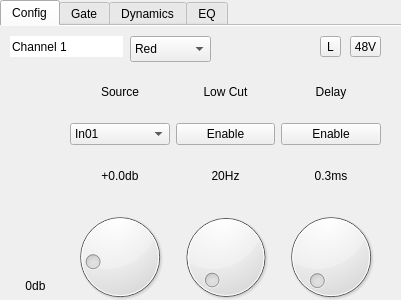
<?xml version="1.0" encoding="UTF-8"?>
<ui version="4.0">
 <class>Form</class>
 <widget class="QWidget" name="Form">
  <property name="geometry">
   <rect>
    <x>0</x>
    <y>0</y>
    <width>401</width>
    <height>300</height>
   </rect>
  </property>
  <property name="windowTitle">
   <string>Form</string>
  </property>
  <widget class="QTabWidget" name="tabWidget">
   <property name="geometry">
    <rect>
     <x>0</x>
     <y>0</y>
     <width>401</width>
     <height>301</height>
    </rect>
   </property>
   <property name="currentIndex">
    <number>0</number>
   </property>
   <property name="documentMode">
    <bool>true</bool>
   </property>
   <widget class="QWidget" name="config">
    <attribute name="title">
     <string>Config</string>
    </attribute>
    <widget class="QToolButton" name="_linkToggle">
     <property name="geometry">
      <rect>
       <x>320</x>
       <y>10</y>
       <width>21</width>
       <height>21</height>
      </rect>
     </property>
     <property name="text">
      <string>L</string>
     </property>
     <property name="checkable">
      <bool>true</bool>
     </property>
    </widget>
    <widget class="QToolButton" name="_phantomToggle">
     <property name="geometry">
      <rect>
       <x>350</x>
       <y>10</y>
       <width>31</width>
       <height>21</height>
      </rect>
     </property>
     <property name="text">
      <string>48V</string>
     </property>
     <property name="checkable">
      <bool>true</bool>
     </property>
    </widget>
    <widget class="QLineEdit" name="_channelName">
     <property name="geometry">
      <rect>
       <x>10</x>
       <y>10</y>
       <width>113</width>
       <height>21</height>
      </rect>
     </property>
     <property name="text">
      <string>Channel 1</string>
     </property>
     <property name="frame">
      <bool>false</bool>
     </property>
     <property name="placeholderText">
      <string/>
     </property>
    </widget>
    <widget class="QComboBox" name="_colourDropdown">
     <property name="geometry">
      <rect>
       <x>130</x>
       <y>10</y>
       <width>81</width>
       <height>26</height>
      </rect>
     </property>
     <item>
      <property name="text">
       <string>Red</string>
      </property>
     </item>
     <item>
      <property name="text">
       <string>Green</string>
      </property>
     </item>
     <item>
      <property name="text">
       <string>Yellow</string>
      </property>
     </item>
     <item>
      <property name="text">
       <string>Blue</string>
      </property>
     </item>
     <item>
      <property name="text">
       <string>Pink</string>
      </property>
     </item>
     <item>
      <property name="text">
       <string>Cyan</string>
      </property>
     </item>
     <item>
      <property name="text">
       <string>White</string>
      </property>
     </item>
    </widget>
    <widget class="QWidget" name="verticalLayoutWidget">
     <property name="geometry">
      <rect>
       <x>70</x>
       <y>40</y>
       <width>311</width>
       <height>241</height>
      </rect>
     </property>
     <layout class="QGridLayout" name="gridLayout">
      <item row="0" column="0">
       <widget class="QLabel" name="_sourceLabel">
        <property name="text">
         <string>Source</string>
        </property>
        <property name="alignment">
         <set>Qt::AlignCenter</set>
        </property>
       </widget>
      </item>
      <item row="1" column="0">
       <widget class="QComboBox" name="_inputSelect">
        <property name="minimumContentsLength">
         <number>1</number>
        </property>
        <item>
         <property name="text">
          <string>In01</string>
         </property>
        </item>
       </widget>
      </item>
      <item row="3" column="0">
       <widget class="QDial" name="_gainDial">
        <property name="minimum">
         <number>-12</number>
        </property>
        <property name="maximum">
         <number>60</number>
        </property>
        <property name="singleStep">
         <number>0</number>
        </property>
        <property name="tracking">
         <bool>true</bool>
        </property>
        <property name="orientation">
         <enum>Qt::Horizontal</enum>
        </property>
        <property name="invertedAppearance">
         <bool>false</bool>
        </property>
        <property name="invertedControls">
         <bool>false</bool>
        </property>
        <property name="notchesVisible">
         <bool>false</bool>
        </property>
       </widget>
      </item>
      <item row="2" column="0">
       <widget class="QLabel" name="_gainLevel">
        <property name="text">
         <string>+0.0db</string>
        </property>
        <property name="alignment">
         <set>Qt::AlignCenter</set>
        </property>
       </widget>
      </item>
      <item row="0" column="1">
       <widget class="QLabel" name="_lowcutLabel">
        <property name="text">
         <string>Low Cut</string>
        </property>
        <property name="alignment">
         <set>Qt::AlignCenter</set>
        </property>
       </widget>
      </item>
      <item row="1" column="1">
       <widget class="QPushButton" name="_lowcutToggle">
        <property name="text">
         <string>Enable</string>
        </property>
        <property name="checkable">
         <bool>true</bool>
        </property>
       </widget>
      </item>
      <item row="3" column="1">
       <widget class="QDial" name="_lowcutDial">
        <property name="minimum">
         <number>20</number>
        </property>
        <property name="maximum">
         <number>400</number>
        </property>
       </widget>
      </item>
      <item row="2" column="1">
       <widget class="QLabel" name="_lowcutLevel">
        <property name="text">
         <string>20Hz</string>
        </property>
        <property name="alignment">
         <set>Qt::AlignCenter</set>
        </property>
       </widget>
      </item>
      <item row="0" column="2">
       <widget class="QLabel" name="_delayLabel">
        <property name="text">
         <string>Delay</string>
        </property>
        <property name="alignment">
         <set>Qt::AlignCenter</set>
        </property>
       </widget>
      </item>
      <item row="1" column="2">
       <widget class="QPushButton" name="_delayToggle">
        <property name="text">
         <string>Enable</string>
        </property>
        <property name="checkable">
         <bool>true</bool>
        </property>
       </widget>
      </item>
      <item row="2" column="2">
       <widget class="QLabel" name="_delayLevel">
        <property name="text">
         <string>0.3ms</string>
        </property>
        <property name="alignment">
         <set>Qt::AlignCenter</set>
        </property>
       </widget>
      </item>
      <item row="3" column="2">
       <widget class="QDial" name="_delayDial">
        <property name="minimum">
         <number>0</number>
        </property>
        <property name="maximum">
         <number>300</number>
        </property>
        <property name="singleStep">
         <number>1</number>
        </property>
       </widget>
      </item>
     </layout>
    </widget>
    <widget class="QWidget" name="_meter" native="true">
     <property name="geometry">
      <rect>
       <x>20</x>
       <y>40</y>
       <width>31</width>
       <height>201</height>
      </rect>
     </property>
    </widget>
    <widget class="QLabel" name="_meterLabel">
     <property name="geometry">
      <rect>
       <x>10</x>
       <y>250</y>
       <width>51</width>
       <height>20</height>
      </rect>
     </property>
     <property name="text">
      <string>0db</string>
     </property>
     <property name="alignment">
      <set>Qt::AlignCenter</set>
     </property>
    </widget>
   </widget>
   <widget class="QWidget" name="gate">
    <attribute name="title">
     <string>Gate</string>
    </attribute>
   </widget>
   <widget class="QWidget" name="dynamics">
    <attribute name="title">
     <string>Dynamics</string>
    </attribute>
   </widget>
   <widget class="QWidget" name="eq">
    <attribute name="title">
     <string>EQ</string>
    </attribute>
   </widget>
  </widget>
 </widget>
 <resources/>
 <connections/>
</ui>
